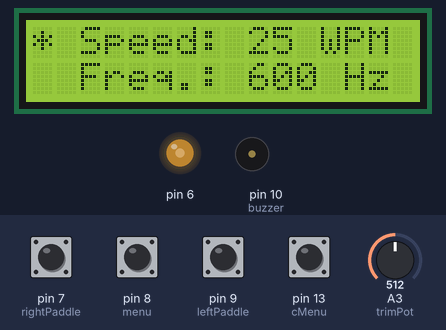
Bench run of a sketch on a simulated Arduino Uno, built with avr-gcc and run on an emulated ATmega328P. On the bench: 16×2 character LCD, output pins drawn as LEDs (lit = HIGH), buzzer (waves = sounding, pin HIGH). The inputs (shaded band) are chosen by the test bench; at power-on: pin 7 (rightPaddle), pin 8 (menu), pin 9 (leftPaddle), pin 13 (cMenu) HIGH, A3 (trimPot) = 512.

Above: at 1.2 s.
1.3 s: pin 13 (cMenu) pulled LOW for 1 s
At 3.8 s:
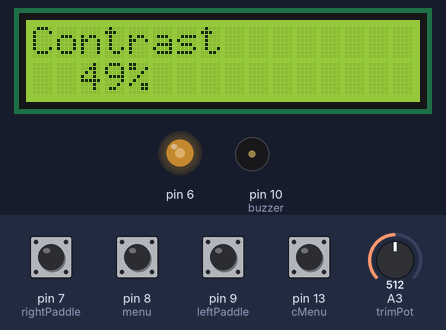
4.1 s: A3 (trimPot) set to 116
At 4.6 s:
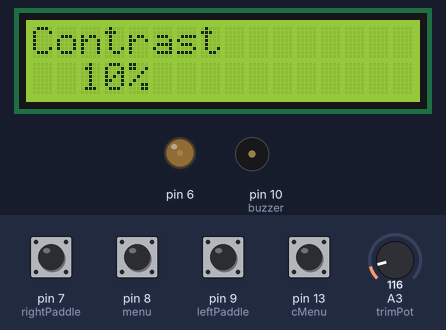
5.6 s: A3 (trimPot) set to 102
At 6.8 s:
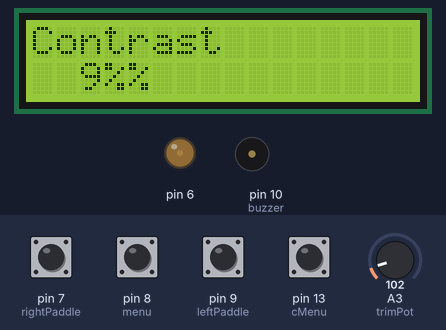
7.1 s: A3 (trimPot) set to 0
At 8.1 s:
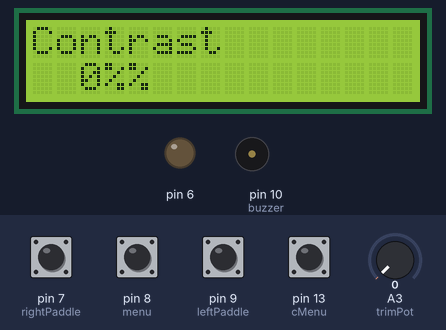
8.6 s: pin 13 (cMenu) pulled LOW for 0.15 s
At 9.6 s:
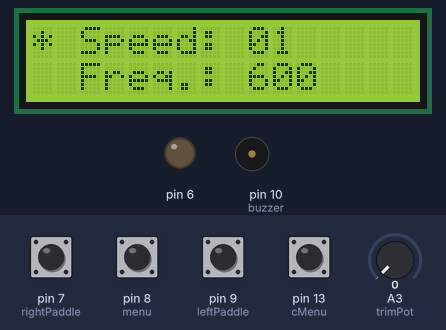
10.4 s: pin 8 (menu) pulled LOW for 1 s
At 11.17 s:
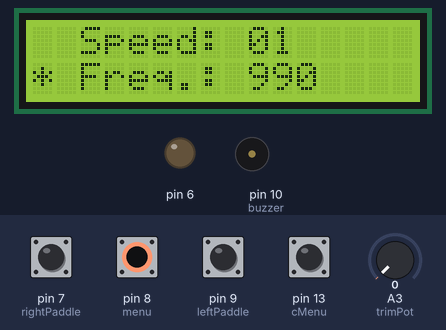
Timing chart, 0 to 13.4 s (numbered marks = the images above; inputs shaded):
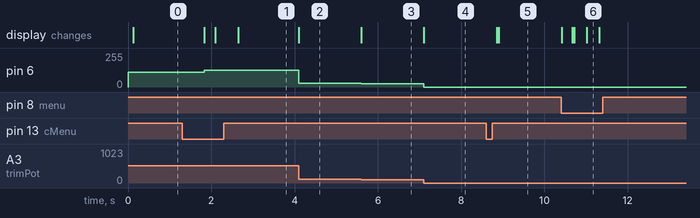

The sketch:

keyer.ino
```cpp
// Iambic mode B keyer
// Anand Biehl

// Change these vars to configure the keyer
// Words per minute
int wpm = 20;
// Farnsworth speed
int farnsworthSpeed = 15;
// Note frequency. in herz
int note = 600;

// Internal variables
#include <LiquidCrystal.h>
//#include <EEPROM.h>

int Contrast = 110;
LiquidCrystal lcd(12, 11, 5, 4, 3, 2);

unsigned long mspc = 1200 / wpm;
char last = 'a';

int leftPaddle = 9;
int rightPaddle = 7;

int menu = 8;
bool menuState = false;

int cMenu = 13;

int buzzer = 10;

int trimPot = A3;

char nextTone = '0';

int leftPressed = 0;
int rightPressed = 0;
int bothPressed = 0;

int readRight = 5;
int readLeft = 5;

unsigned long duration = 0;

int buzzing = 0;

int br = 0;

// int lc = 0;
int c = 9;

int i = 0;
int j = 0;


void setup() {
  Serial.begin(9600);

  //Contrast = EEPROM.read(0);

  // threshold = EEPROM.read(2);

  digitalWrite(13, LOW);

  // Setup the display
  pinMode(13, OUTPUT);
  analogWrite(6, Contrast);
  lcd.begin(16, 2);

  // Clear and setup LCD
  lcd.clear();
  lcd.setCursor(2, 0);
  lcd.print("Speed: ");
  lcd.setCursor(9, 0);
  lcd.print(wpm);
  lcd.print(" WPM");

  lcd.setCursor(2, 1);
  lcd.print("Freq.: ");
  lcd.setCursor(9, 1);
  lcd.print(note);
  lcd.print(" Hz");
  lcd.setCursor(0, 0);
  lcd.print("*");
  lcd.setCursor(0, 1);

  // Init menu toggle
  pinMode(menu, INPUT_PULLUP);
  pinMode(cMenu, INPUT_PULLUP);

  // Initialize the paddle pins
  pinMode(leftPaddle, INPUT_PULLUP);
  pinMode(rightPaddle, INPUT_PULLUP);

  // Init. buzzer & trimpot
  pinMode(buzzer, OUTPUT);
  pinMode(trimPot, INPUT);

  // Print debug info
  // // Serial.print(wpm);
  // // Serial.print(" ");
  // // Serial.println(mspc);
}

void loop() {
  delay(50);

  // Read Paddles
  int readLeft = digitalRead(leftPaddle);
  int readRight = digitalRead(rightPaddle);
  unsigned long cMillis = millis();

  // Serial.print(readLeft);
  // Serial.print(" ");
  // Serial.println(readRight);

  // if (readLeft >= threshold){
  //   readLeft = 0;
  // } else {
  //   readLeft = 1;
  // }

  // if (readRight >= threshold){
  //   readRight = 0;
  // } else {
  //   readRight = 1;
  // }


  // Read menu switch & trimPot
  int readMenu = digitalRead(menu);
  int wpmAdj = map(analogRead(trimPot), 1, 1023, 1, 50);
  int noteAdj = map(analogRead(trimPot), 2, 1023, 100, 999);

  if (br == 0) {
    switch (c) {
      case (0):
        //  // Serial.println("BOTH");
        if (last == 'L') {
          Serial.println("LEFT BOTH");
          if ((cMillis - duration) >= (mspc)) {
            noTone(buzzer);
            br = 1;
            duration = millis();
            buzzing = 0;
            // lc = c;
            last = 'R';
          }
        } else if (last == 'R') {
          if ((cMillis - duration) >= (mspc * 3)) {
          Serial.println("RIGHT BOTH");
            noTone(buzzer);
            br = 1;
            duration = millis();
            buzzing = 0;
            last = 'L';
          }
        }

        break;

      case (1):
        if ((cMillis - duration) >= (mspc)) {
          Serial.println("Left");
          noTone(buzzer);
          leftPressed = 0;
          br = 1;
          duration = millis();
          buzzing = 0;
          last = 'L';
        }
        break;

      case (2):
        if ((cMillis - duration) >= (mspc * 3)) {
          Serial.println("Right");
          noTone(buzzer);
          rightPressed = 0;
          br = 1;
          duration = millis();
          buzzing = 0;
          last = 'R';
        }
        break;
    }
  } else if ((cMillis - duration) >= (mspc)) {
    br = 0;
  }


  // // Serial.println(analogRead(trimPot));

  // Menu handling
  if (readMenu == 0) {
    // Cursor management
    lcd.setCursor(0, menuState);
    lcd.print(" ");
    menuState = !menuState;
    lcd.setCursor(0, menuState);
    lcd.print("*");
    // lcd.setCursor(0, !menuState);
    delay(250);
  }

  if (menuState == false && wpm != wpmAdj) {
    // If the cursor is set to WPM adjustment, and there is an adjustment to be made, adjust
    wpm = wpmAdj;
    mspc = 1200 / wpm;
    lcd.setCursor(9, menuState);

    // Handles using single digit characters
    if (wpm >= 10) {
      lcd.print(wpm);
    } else {
      lcd.print("0");
      lcd.print(wpm);
    }

    // Set cursor to the wrong menu line to prevent rapid refreshing problem
    lcd.setCursor(0, !menuState);

  } else if (menuState == true && note != noteAdj) {
    // Same as above but for tone adjustment
    note = noteAdj;
    lcd.setCursor(9, menuState);
    lcd.print(note);

    lcd.setCursor(0, !menuState);
  }

  // The contrast adjustment menu
  if (digitalRead(cMenu) == 0) { // TODO: change so that it can be operated on the menu button


    // Button checking variable
    int bb = 1;

    // Delay so that user can unpress button
    delay(500);

    // if (leftPressed == 1){
    //   lcd.clear();
    //   lcd.print("Sensitivity");

    //   while (true){
    //     threshold = touchRead(leftPaddle);
    //     lcd.setCursor(2,1);
    //     lcd.print("                              ");
    //     lcd.setCursor(2,1);
    //     lcd.print(threshold);
    //     delay(50);

    //     bb = digitalRead(cMenu);
    //       if (bb == 0) {
    //         break;
    //       }
    //   }

    //   //EEPROM.write(2, threshold);
    // } else {
        // Prepare the LCD to show the contrast and related vars
        lcd.clear();
        lcd.print("Contrast");
        lcd.setCursor(2, 1);
        lcd.print(map(Contrast, 0, 256, 0, 100));
        lcd.print("%");

        while (true) {
        // Read values from trimPot and map them to display contrast percentages
        Contrast = map(analogRead(trimPot), 1, 1023, 0, 253);
        analogWrite(6, Contrast);
        lcd.setCursor(2, 1);
        lcd.print(map(Contrast, 0, 253, 0, 99));
        lcd.print("%");

        // // Serial.println(map(Contrast, 0, 253, 0, 99));

        // Check button
        bb = digitalRead(cMenu);
        if (bb == 0) {
          break;
        }
      //}

      //EEPROM.write(0, Contrast);
    }

    delay(250);

    // Clear and setup LCD
    lcd.clear();
    lcd.setCursor(2, 0);
    lcd.print("Speed: ");

    if (wpm >= 10) {
      lcd.print(wpm);
    } else {
      lcd.print("0");
      lcd.print(wpm);
    }

    lcd.setCursor(2, 1);
    lcd.print("Freq.: ");
    lcd.setCursor(9, 1);
    lcd.print(note);

    lcd.setCursor(0, menuState);
    lcd.print("*");
    lcd.setCursor(15, 0);
  }

  // if (!bothPressed ) { // && !leftPressed && !rightPressed
    if (readLeft == 0 && readRight == 0) {
      bothPressed = 1;
      //  // Serial.println("b");
    } else if (readRight == 0) {
      rightPressed = 1;
      // lc = 2;
      //  // Serial.println("r");
    } else if (readLeft == 0) {
      leftPressed = 1;
      // lc = 1;
      //  // Serial.print("l");
    }
  // }

  if ((bothPressed || leftPressed || rightPressed) && !br && !buzzing) {
    tone(buzzer, note);
    duration = millis();
    buzzing = 1;

    if (bothPressed) {
      // lc = c;
      c = 0;
    } else if (leftPressed) {
      // lc = c;
      c = 1;
    } else {
      // lc = c;
      c = 2;
    }

    bothPressed = 0;
    leftPressed = 0;
    rightPressed = 0;
  }
}
```

Measured:
- the behaviour switches between 107 and 106 on A3 (trimPot) (found by bisection; images 2 and 3)
- after the input at 1.3 s, pin 6: 110/255 → 126/255 after 0.53 s; the display: changes after 0.53 s (image 1)
- after the input at 4.1 s, pin 6: 126/255 → 28/255 at once; the display: changes at once (image 2)
- after the input at 5.6 s, pin 6: 28/255 → 25/255 at once; the display: changes at once (image 3)
- after the input at 7.1 s, pin 6: 25/255 → 0/255 at once; the display: changes at once (image 4)
- after the input at 8.6 s, the display: first changes after 0.26 s (image 5 shows a later state)
- after the input at 10.4 s, the display: first changes at once (image 6 shows a later state)
